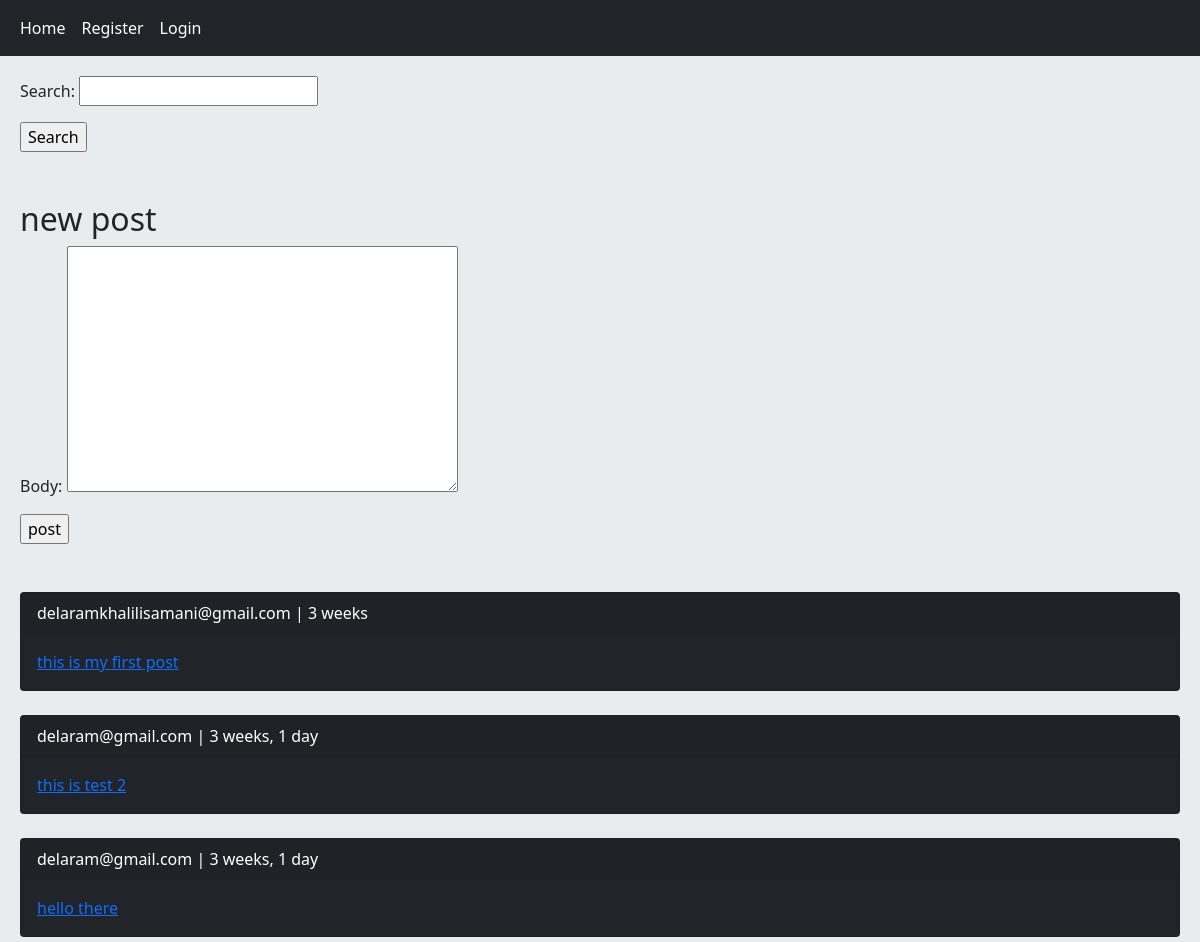
Before: / (upper part) with the older database file.
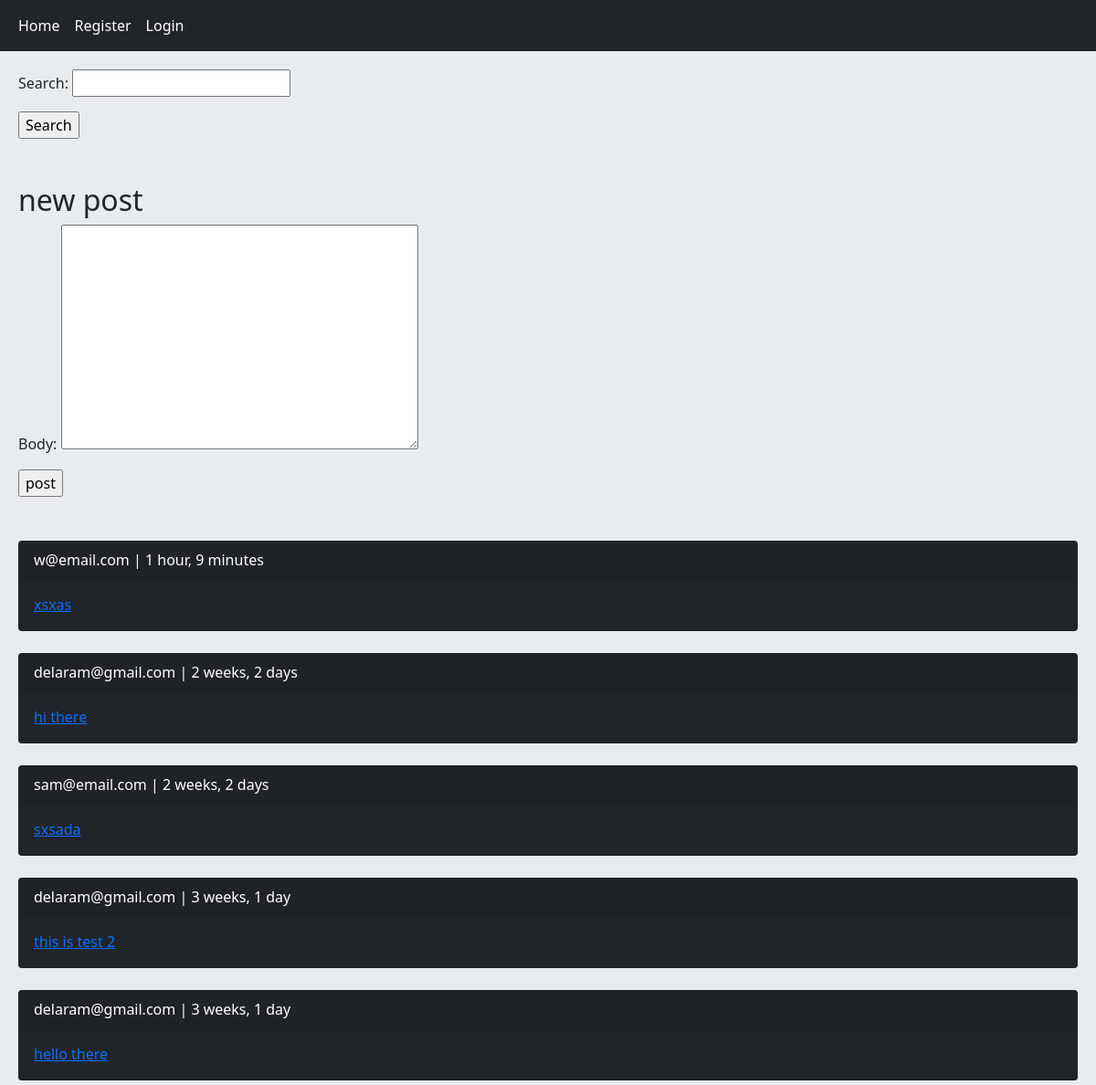
After: the same page with the newer database file.
### home/models.py (models this page shows, shortened)
class Post(models.Model):
	user = models.ForeignKey(User, on_delete=models.CASCADE, related_name='posts')
	body = models.TextField()
	slug = models.SlugField()
	title = models.CharField(max_length=100, null=True, blank=True)
	created = models.DateTimeField(auto_now_add=True)
	updated = models.DateTimeField(auto_now=True)
	class Meta:
		ordering = ['-created']
	def get_absolute_url(self):
		return reverse('home:post_detail', args=(self.id, self.slug))

### accounts/models.py (models this page shows, shortened)
class User(AbstractBaseUser):
    staff_id = models.CharField(max_length=11, unique=True)
    email = models.EmailField(max_length=255, unique=True)
    phone_number = models.CharField(max_length=11)
    full_name = models.CharField(max_length=100)
    is_active = models.BooleanField(default=True)
    is_admin = models.BooleanField(default=False)
    objects = UserManager()
    USERNAME_FIELD = 'staff_id'
    REQUIRED_FIELDS = ['phone_number','email', 'full_name' ]
    def __str__(self):
        return self.email

### home/views.py (the view, shortened to what this page needs)
# urls.py: path('', views.HomeView.as_view(), name='home'),
class HomeView(View):
	form_class = PostSearchForm
	post_form_class = PostCreateUpdateForm
	def get(self, request,*args, **kwargs):
		posts = Post.objects.all()
		if request.GET.get('search'):
			posts = posts.filter(body__contains=request.GET['search'])
		return render(request, 'home/index.html', {'posts':posts, 'form':self.form_class, 'create_post':self.post_form_class})

### home/templates/home/index.html (shortened to what this page needs)
{% extends 'base.html' %}
{% block content %}
    <form action="" method="get">
        {{ form.as_p }}
        <input type="submit" value="Search">
    </form><br/><br/>
    <h2>new post</h2>
    <form action="" method="post" class="col-md-6" novalidate>
        {{ create_post.as_p }}
        <input type="submit" value="post">
    </form><br/><br/>
     {% for post in posts %}
        <div class="card bg-dark text-white">
            <p class="card-header">{{ post.user }} | {{ post.created|timesince }}</p>
            <a href="{{ post.get_absolute_url }}" class="card-body">{{ post.body|truncatewords:8 }}</a>
        </div><br/>
         {% empty %}
        <p>No comments yet!</p>
    {% endfor %}
{% endblock %}

### templates/base.html (shortened to what this page needs)
{% load static %}
<!DOCTYPE html>
<html lang="en">
<head>
    <link href="https://cdn.jsdelivr.net/npm/bootstrap@5.1.3/dist/css/bootstrap.min.css" rel="stylesheet">
    <link rel=" stylesheet" href="{% static 'css/base.css' %}" >
</head>
<body>
    {% include 'inc/navbar.html' %}
    <div class="jumbotron">
        {% block content %} {% endblock %}
    </div>
</body>
</html>

### templates/inc/navbar.html
<nav class="navbar navbar-expand-lg navbar-dark bg-dark">
  <div class="container-fluid">
    <div class="navbar-nav">
      <a class="nav-link active" href="{% url 'home:home' %}">Home</a>
      {% if request.user.is_authenticated %}
      <a class="nav-link active" href="{% url 'accounts:user_profile' request.user.id %}">Profile</a>
      <a class="nav-link active" href="{% url 'accounts:user_logout' %}">Logout</a>
      {% else %}
      <a class="nav-link active" href="{% url 'accounts:user_register' %}">Register</a>
      <a class="nav-link active" href="{% url 'accounts:user_login' %}">Login</a>
      {% endif %}
    </div>
  </div>
</nav>

### static/css/base.css (style rules this page uses)
.jumbotron { padding: 20px; margin-bottom: 20px; background-color: #e9ecef; }

Changed rows visible on the page:
removed Post: user "delaramkhalilisamani@gmail.com", created "3 weeks", body "this is my first post"
added Post: user "w@email.com", created "1 hour, 9 minutes", body "xsxas"
added Post: user "delaram@gmail.com", created "2 weeks, 2 days", body "hi there"
added Post: user "sam@email.com", created "2 weeks, 2 days", body "sxsada"
